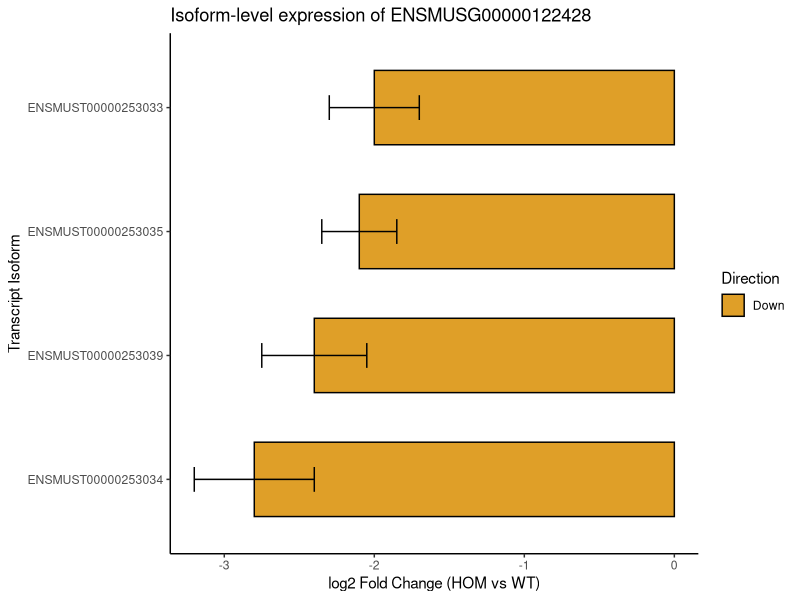

Recreate this plot in R.
# Script for high-resolution transcript isoform expression mapping

library(ggplot2)

# Build manual evaluation frame from your transcript results summary table
isoform_df <- data.frame(
  Transcript = c("ENSMUST00000253033", "ENSMUST00000253035", "ENSMUST00000253039", "ENSMUST00000253034"),
  log2FC = c(-2.0, -2.1, -2.4, -2.8), # Add exact data points from your report source matrix
  SE = c(0.3, 0.25, 0.35, 0.4),       # Add standard errors calculated from results
  Direction = "Down"
)

ggplot(isoform_df, aes(x = log2FC, y = reorder(Transcript, log2FC), fill = Direction)) +
  geom_bar(stat = "identity", color = "black", width = 0.6) +
  geom_errorbar(aes(xmin = log2FC - SE, xmax = log2FC + SE), width = 0.2) +
  scale_fill_manual(values = c("Down" = "#df9f28")) + # Matching report palette
  theme_classic() +
  labs(x = "log2 Fold Change (HOM vs WT)", y = "Transcript Isoform", title = "Isoform-level expression of ENSMUSG00000122428") +
  theme(legend.position = "right")
